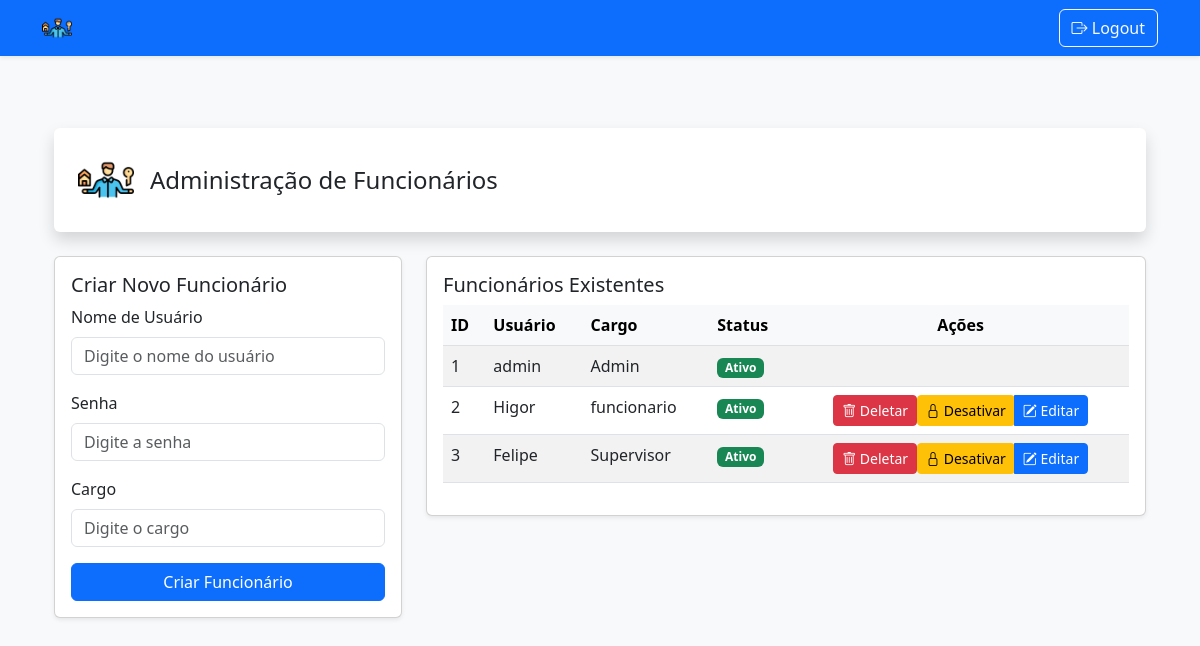
The page /admin (signed in) on the database its author committed.
### backend/models.py (models this page shows, shortened)
class User(db.Model, UserMixin):
    id = db.Column(db.Integer, primary_key=True)
    username = db.Column(db.String(50), unique=True, nullable=False)
    password = db.Column(db.String(128), nullable=False)
    is_admin = db.Column(db.Boolean, default=False)
    active = db.Column(db.Boolean, default=True)
    cargo = db.Column(db.String(50), nullable=False)  # Novo campo
    @property
    def is_active(self):
        return self.active

### backend/routes/auth_routes.py (the view, shortened to what this page needs)
@auth.route('/admin', methods=['GET', 'POST'])
@login_required
def admin():
    if not current_user.is_admin:
        flash('Acesso negado.')
        return redirect(url_for('main.listagem', username=current_user.username))
    users = User.query.all()
    return render_template('admin.html', users=users)

### backend/__init__.py (called while the page is built)
def create_app():
    app = Flask(__name__)
    app.config['SECRET_KEY'] = 'sua-chave-secreta'
    app.config['SQLALCHEMY_DATABASE_URI'] = f'sqlite:///{os.path.abspath(os.path.join(os.path.dirname(__file__), "../infra/gerPtrimonio.db"))}'
    db.init_app(app)
    login_manager = LoginManager()
    login_manager.login_view = 'auth.login'
    login_manager.init_app(app)
    @login_manager.user_loader
    def load_user(user_id):
        return User.query.get(int(user_id))
    @app.context_processor
    def inject_user():
        return dict(current_user=current_user)
    from .routes import register_routes
    register_routes(app)
    return app

### backend/templates/admin.html
{% extends "base.html" %}
{% block content %}
<div class="container py-5">
    <header class="d-flex justify-content-between align-items-center bg-white shadow rounded p-4 mb-4">
        <div class="d-flex align-items-center gap-3">
            <img src="{{ url_for('static', filename='img/propriedade.png') }}" alt="Logo" class="img-fluid" style="height: 56px; width: 56px;" />
            <h1 class="h4 mb-0">Administração de Funcionários</h1>
        </div>
    </header>
    <div class="row">
        <section class="col-lg-4 mb-4">
            <div class="card shadow-sm">
                <div class="card-body">
                    <h2 class="h5 card-title">Criar Novo Funcionário</h2>
                    <form method="POST" action="{{ url_for('auth.admin') }}">
                        <div class="mb-3">
                            <label for="username" class="form-label">Nome de Usuário</label>
                            <input type="text" id="username" name="username" placeholder="Digite o nome do usuário"
                                class="form-control" required>
                        </div>
                        <div class="mb-3">
                            <label for="password" class="form-label">Senha</label>
                            <input type="password" id="password" name="password" placeholder="Digite a senha"
                                class="form-control" required>
                        </div>
                        <div class="mb-3">
                            <label for="cargo" class="form-label">Cargo</label>
                            <input type="text" id="cargo" name="cargo" placeholder="Digite o cargo"
                                class="form-control" required>
                        </div>
                        <button type="submit" class="btn btn-primary w-100">Criar Funcionário</button>
                    </form>
                </div>
            </div>
        </section>
        <section class="col-lg-8">
            <div class="card shadow-sm">
                <div class="card-body">
                    <h2 class="h5 card-title">Funcionários Existentes</h2>
                    <div class="table-responsive">
                        <table class="table table-striped">
                            <thead class="table-light">
                                <tr>
                                    <th>ID</th>
                                    <th>Usuário</th>
                                    <th>Cargo</th>
                                    <th>Status</th>
                                    <th class="text-center">Ações</th>
                                </tr>
                            </thead>
                            <tbody>
                                {% for user in users %}
                                <tr>
                                    <td>{{ user.id }}</td>
                                    <td>{{ user.username }}</td>
                                    <td>{{ user.cargo }}</td>
                                    <td>
                                        {% if user.is_active %}
                                        <span class="badge bg-success">Ativo</span>
                                        {% else %}
                                        <span class="badge bg-danger">Inativo</span>
                                        {% endif %}
                                    </td>
                                    <td class="text-center">
                                        {% if user.username != 'admin' %}
                                        <div class="btn-group" role="group">
                                            <form method="POST" action="{{ url_for('auth.delete_user', id=user.id) }}" class="d-inline">
                                                <button type="submit" class="btn btn-danger btn-sm">
                                                    <i class="bi bi-trash"></i> Deletar
                                                </button>
                                            </form>
                                            {% if user.is_active %}
                                            <form method="POST" action="{{ url_for('auth.deactivate_user', id=user.id) }}" class="d-inline">
                                                <button type="submit" class="btn btn-warning btn-sm">
                                                    <i class="bi bi-lock"></i> Desativar
                                                </button>
                                            </form>
                                            {% else %}
                                            <form method="POST" action="{{ url_for('auth.activate_user', id=user.id) }}" class="d-inline">
                                                <button type="submit" class="btn btn-success btn-sm">
                                                    <i class="bi bi-unlock"></i> Ativar
                                                </button>
                                            </form>
                                            {% endif %}
                                            <a href="{{ url_for('auth.edit_user', id=user.id) }}" class="btn btn-primary btn-sm">
                                                <i class="bi bi-pencil-square"></i> Editar
                                            </a>
                                        </div>
                                        {% endif %}
                                    </td>
                                </tr>
                                {% endfor %}
                            </tbody>
                        </table>
                    </div>
                </div>
            </div>
        </section>
    </div>
</div>
{% endblock %}

### backend/templates/base.html (shortened to what this page needs)
<!DOCTYPE html>
<html lang="pt-br">
<head>
    <link href="https://cdn.jsdelivr.net/npm/bootstrap@5.3.0/dist/css/bootstrap.min.css" rel="stylesheet">
    <link href="https://cdn.jsdelivr.net/npm/bootstrap-icons@1.10.5/font/bootstrap-icons.css" rel="stylesheet">
</head>
<body class="bg-light">
    {% if request.endpoint != "auth.login" %}
    <nav class="navbar navbar-expand-lg navbar-dark bg-primary shadow-sm mb-4">
        <div class="container">
            <a class="navbar-brand d-flex align-items-center" href="#">
                <img src="{{ url_for('static', filename='img/propriedade.png') }}" alt="GerPatrimônio" width="30" height="30" class="d-inline-block align-text-top me-2">
            </a>
            {% if current_user.is_authenticated %}
            <div class="d-flex">
                <a class="btn btn-outline-light" href="{{ url_for('auth.logout') }}">
                    <i class="bi bi-box-arrow-right"></i> Logout
                </a>
            </div>
            {% endif %}
        </div>
    </nav>
    {% endif %}
    <div class="container my-4">
        {% block content %}{% endblock %}
    </div>
</body>
</html>

### rows shown on the page
User: id "1", username "admin", cargo "Admin", active "Ativo"
User: id "2", username "Higor", cargo "funcionario", active "Ativo"
User: id "3", username "Felipe", cargo "Supervisor", active "Ativo"
